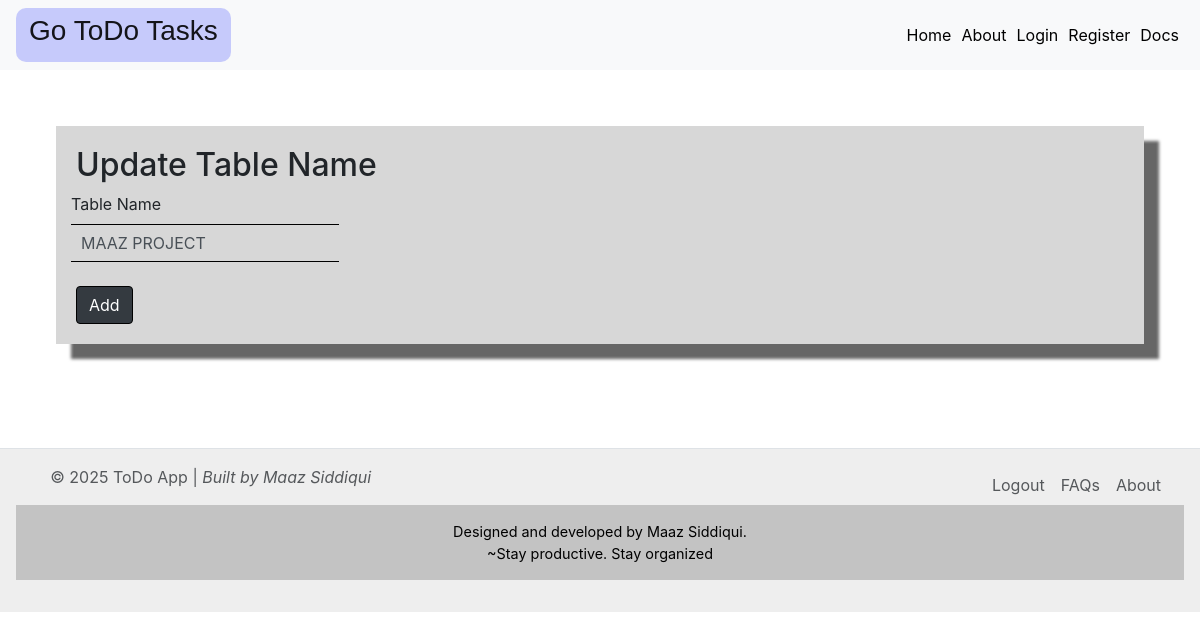
/edit-table/1 (signed in), run on an earlier commit of the app's database.
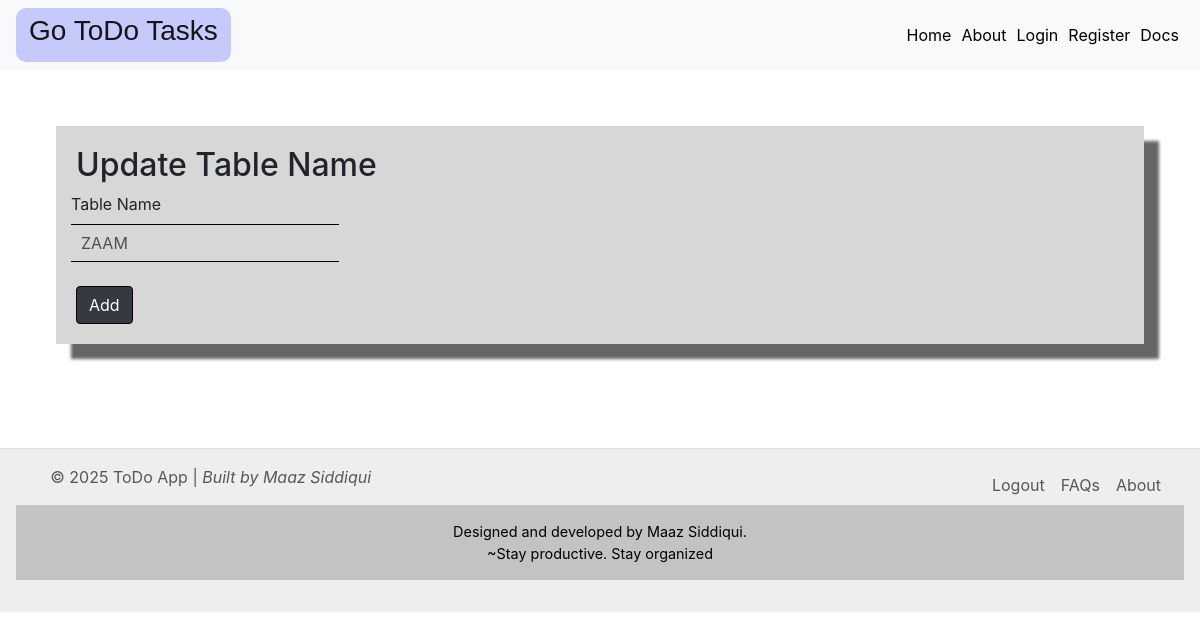
And on a later commit of the database.
### app.py (models this page shows)
class ALL_TABLE_LIST(db.Model):
    __tablename__ = 'All_Table_List'
    id = db.Column(db.Integer, primary_key=True)
    user_email = db.Column(db.String(200), nullable=False)
    table_name = db.Column(db.String(200), nullable=False)

### app.py (the view)
@app.route('/edit-table/<int:id>',methods=["GET","POST"])
@login_required
def edit_table(id):
    new_table = ALL_TABLE_LIST.query.filter_by(id=id).first()
    if request.method == 'POST':
        name = request.form.get('title')
        new_table.table_name = name
        db.session.commit()
        return redirect(url_for('home'))
    return render_template('edit_table.html',t=new_table)

### app.py (called while the page is built)
@login_manager.user_loader
def load_user(user_id):
    return USER_DATABASE.query.get(int(user_id))

### templates/edit_table.html
{% extends 'base.html' %} {% block title %}ToDo Web App{% endblock %} {% block
body %}
<div class="container-02">
  <form action="/edit-table/{{t.id}}" method="POST">
    <h2>Update Table Name</h2>
    <div class="form-row">
      <div czlass="form-group col-md-6">
        <label for="title">Table Name</label>
        <input
          required
          type="text"
          class="form-control"
          name="title"
          id="title"
          placeholder="title"
          value="{{t.table_name }}"
        />
      </div>
    </div>
    <br>
    <button type="submit" class="btn btn-dark mr-2">Add</button>
  </form>
</div>
{% endblock %}

What changed in the data, as far as the page shows it:
changed ALL_TABLE_LIST: title "MAAZ PROJECT" → "ZAAM"
